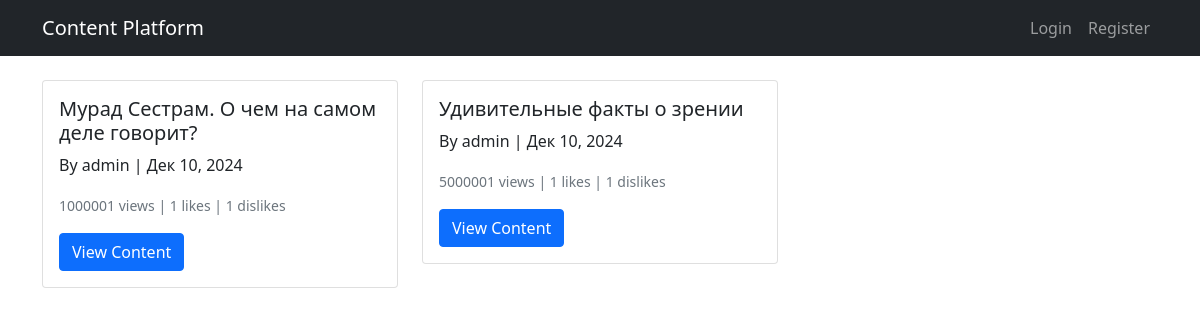
The page / on the database its author committed.
### app1/models.py (models this page shows, shortened)
class Video(models.Model):
    video_title = models.CharField(max_length=100)
    video_content = models.FileField(upload_to='content/')
    user = models.ForeignKey(User, on_delete=models.CASCADE, related_name='videos')
    like = models.ManyToManyField(User, blank=True, related_name='liked_videos')
    dislike = models.ManyToManyField(User, blank=True, related_name='disliked_videos')
    created_at = models.DateTimeField(auto_now_add=True)
    description = models.TextField(blank=True, null=True)
    views_count = models.IntegerField(default=0)
    @property
    def like_count(self):
        return self.like.count()
    @property
    def dislike_count(self):
        return self.dislike.count()

### app1/views.py (the view)
# urls.py: path('', views.home, name='home'),
def home(request):
    videos = Video.objects.all()
    return render(request, 'home.html', {'videos': videos})

### app1/templates/home.html
{% extends 'base.html' %}
{% block content %}
<div class="row">
    {% for video in videos %}
    <div class="col-md-4 mb-4">
        <div class="card">
            <div class="card-body">
                <h5 class="card-title">{{ video.video_title }}</h5>
                <p class="card-text">
                    By {{ video.user.username }} |
                    {{ video.created_at|date:"M d, Y" }}
                </p>
                <p class="card-text">
                    <small class="text-muted">
                        {{ video.views_count }} views |
                        {{ video.like_count }} likes |
                        {{ video.dislike_count }} dislikes
                    </small>
                </p>
                <a href="{% url 'video_detail' video.id %}" class="btn btn-primary">View Content</a>
            </div>
        </div>
    </div>
    {% endfor %}
</div>
{% endblock %}

### app1/templates/base.html (shortened to what this page needs)
<!DOCTYPE html>
<html>
<head>
    <link href="https://cdn.jsdelivr.net/npm/bootstrap@5.1.3/dist/css/bootstrap.min.css" rel="stylesheet">
</head>
<body>
    <nav class="navbar navbar-expand-lg navbar-dark bg-dark">
        <div class="container">
            <a class="navbar-brand" href="{% url 'home' %}">Content Platform</a>
            <div class="navbar-nav ms-auto">
                {% if user.is_authenticated %}
                    <a class="nav-link" href="{% url 'upload_video' %}">Upload Content</a>
                    <span class="nav-link">Welcome, {{ user.username }}</span>
                    <<form method="post" action="{% url 'logout' %}">
                        {% csrf_token %}
                        <button type="submit">Logout</button>
                    </form>
                {% else %}
                    <a class="nav-link" href="{% url 'login' %}">Login</a>
                    <a class="nav-link" href="{% url 'register' %}">Register</a>
                {% endif %}
            </div>
        </div>
    </nav>
    <div class="container mt-4">
        {% block content %}
        {% endblock %}
    </div>
</body>
</html>

### rows shown on the page
Video: video_title "Мурад Сестрам. О чем на самом деле говорит?", user.username "admin", created_at "Дек 10, 2024", views_count "1000001", like_count "1", dislike_count "1"
Video: video_title "Удивительные факты о зрении", user.username "admin", created_at "Дек 10, 2024", views_count "5000001", like_count "1", dislike_count "1"
